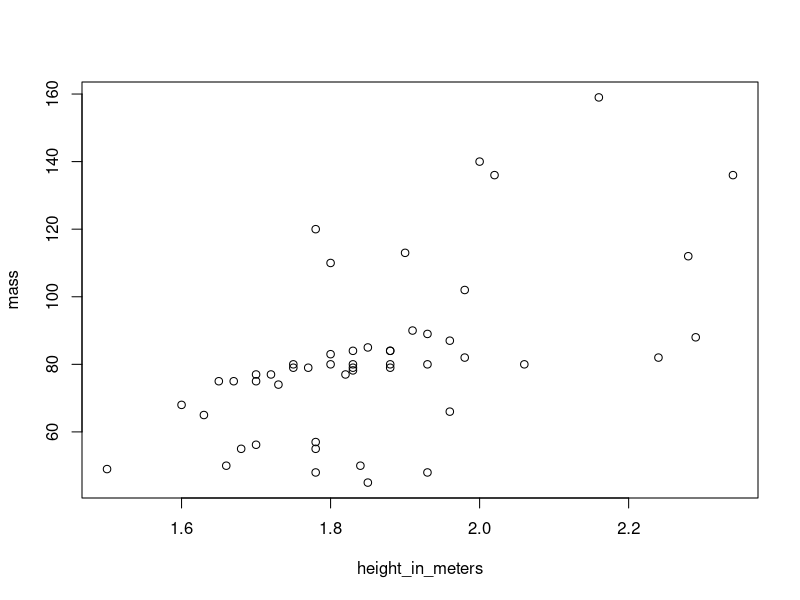

The R script that drew this image:
# Acessando help-------------------
?mean
?sqrt
?ChickWeight

#Objetos e funções-----------------
#Operações aritméticas
2+5
5*7
#declaração de variáveis
a<-5
b<-7
a+b
sum(a,b)
# concatenação
ages <- c(19,31,20,25,23,21)
ages
mean(ages)
names<- c('André','Bruna', 'Caio', 'Daniela','Erick', 'Fabio')
names

#Criando dataframe-----------------
costumers <- data.frame(names, ages)
View(costumers) #exibe tabela do dataframe
str(costumers) #exibe informações do dataframe no console

#acessando colunas
costumers$names
costumers$ages

median(costumers$ages)

costumers[2,1] #diferente das outras linguagens, aqui se conta a partir do 1
costumers[1,]# pega primeira linha
costumers[,1]# pega primeira coluna
costumers[,]# retorna tudo

#Datasets para praticar-------------------------------
data()
View(Titanic)

# Instalando e usando bibliotecas -------------------------------
install.packages("tidyverse") #precisei instalar pacotes para conseguir compilar as libs
library(tidyverse) 

View(starwars)

# Manipulando dados ----------------------------------------------
starwars %>% 
  filter(species == 'Human') %>% #filtra os humanos
  mutate(imc = mass/(height/100)^2) %>% # cria uma nova coluna com o imc dos personagens
  View()

starwars %>% 
  filter(height > 130 & mass< 200) %>% 
  mutate(height_in_meters = height/100) %>% 
  select(height_in_meters, mass) %>% #Seleciona duas colunas
  plot() #plota os dados em um gráfico de dispersão


# Estruturas de dados e tipos de variáveis--------------------------------------------
view(msleep)

glimpse(msleep)#retorna os tipos e os valores das colunas
head(msleep)# retorna as primeiras 6 linhas
class(msleep$name) #retorna o tipo de dado da coluna name
length(msleep)#Retorna a quantidade de colunas
length(msleep$name)#Retorna a quantidade linhas na coluna name
names(msleep) # retorna o nome das colunas
unique(msleep$vore)# vore é uma variável categórica. a função unique retorna os valores únicos

complete.cases(msleep) # Retorna true para quem não tiver dados ausentes
ausentes <- !complete.cases(msleep) #O ! vai inverter os booleanos
msleep[ausentes, ]# irá exibir todas as linhas que possuírem valores ausentes

?complete.cases

# Selecionando linhas e colunas ----------------------------------
starwars %>% 
  select(name, height, mass)# pega as respectivas colunas

starwars %>% 
  select(1,3)# seleciona a 1ª e a 3ª coluna

starwars %>% 
  select(1:3)# seleciona da 1ª até a 3ª coluna

starwars %>% 
  select(ends_with('color')) #auto explicativo

starwars %>% 
  select(name, species, everything()) %>% # name e species aparece primeiro e depois, as outras
  View()

# Mudando nome das colunas ---------------------------
starwars %>% 
  rename('character' = 'name') %>% 
  head()

# Mudanto tipo da variável -----------------------
class(starwars$hair_color)
starwars$hair_color<-as.factor(starwars$hair_color)
class(starwars$hair_color)

starwars %>% 
  mutate(hair_color = as.character(hair_color)) %>% 
  glimpse()

starwars$hair_color<-as.character(starwars$hair_color)
class(starwars$hair_color)

#Mudando nível de factors-----------------------------
df<- starwars
df$sex <- as.factor(df$sex) 
levels(df$sex)

df<- df %>% 
  mutate(sex = factor(
    sex,
    levels = c(
      'male', 'female', 'hermaphroditic', 'none'
    )
  ))

levels(df$sex)

# Renomeando valores categóricos ------------------------
starwars %>% 
  select(sex) %>% 
  mutate(sex = recode(sex,
                      'male' = 'masculino',
                      'female' = 'feminino'))

# Lidando com dados ausentes ----------------------------------
mean(starwars$height) #por ter valores NA, ele retorna NA
mean(starwars$height, na.rm = TRUE)

#Lidando com dados duplicados -----------------------------
ages <- c(19,31,20,25,23,21,19)
names<- c('André','Bruna', 'Caio', 'Daniela','Erick', 'Fabio', 'André')
costumers <- data.frame(names, ages)
costumers #retorna 7 valores

costumers %>%  # retorna 6, pq andré está duplicado
  distinct()
distinct(costumers)# Pode fazer assim também
costumers = distinct(costumers)
                     
costumers

#Condicional if_else ------------------------------------------
starwars %>% 
  mutate(height_m = height/100) %>% 
  select(name, height_m) %>% 
  mutate(tellness =
           if_else(height_m > 1, #condicional
                  'short', #se verdadeiro
                  'tall')) #se falso

#24:30